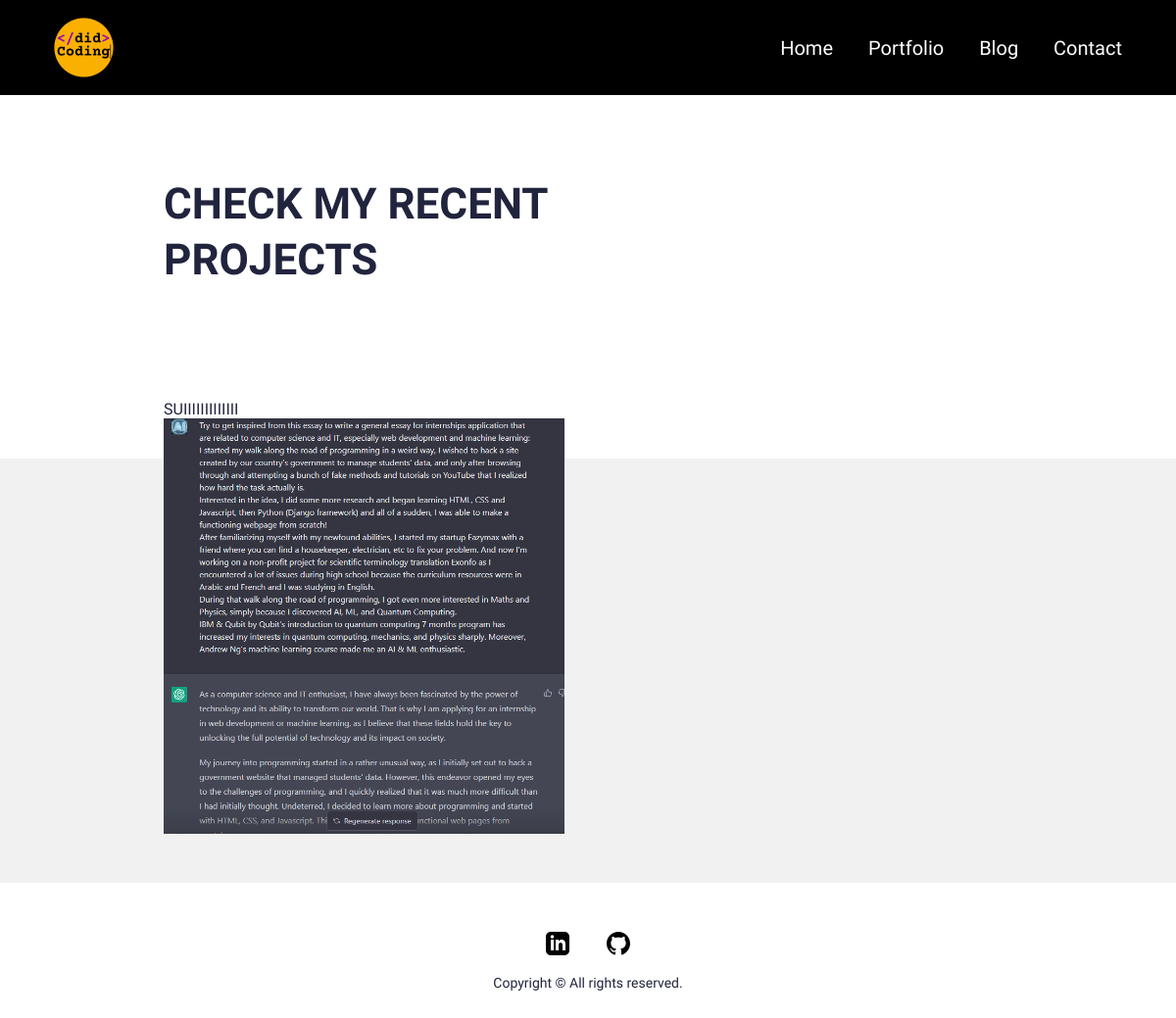
/portfolio/, run on an earlier commit of the app's database.
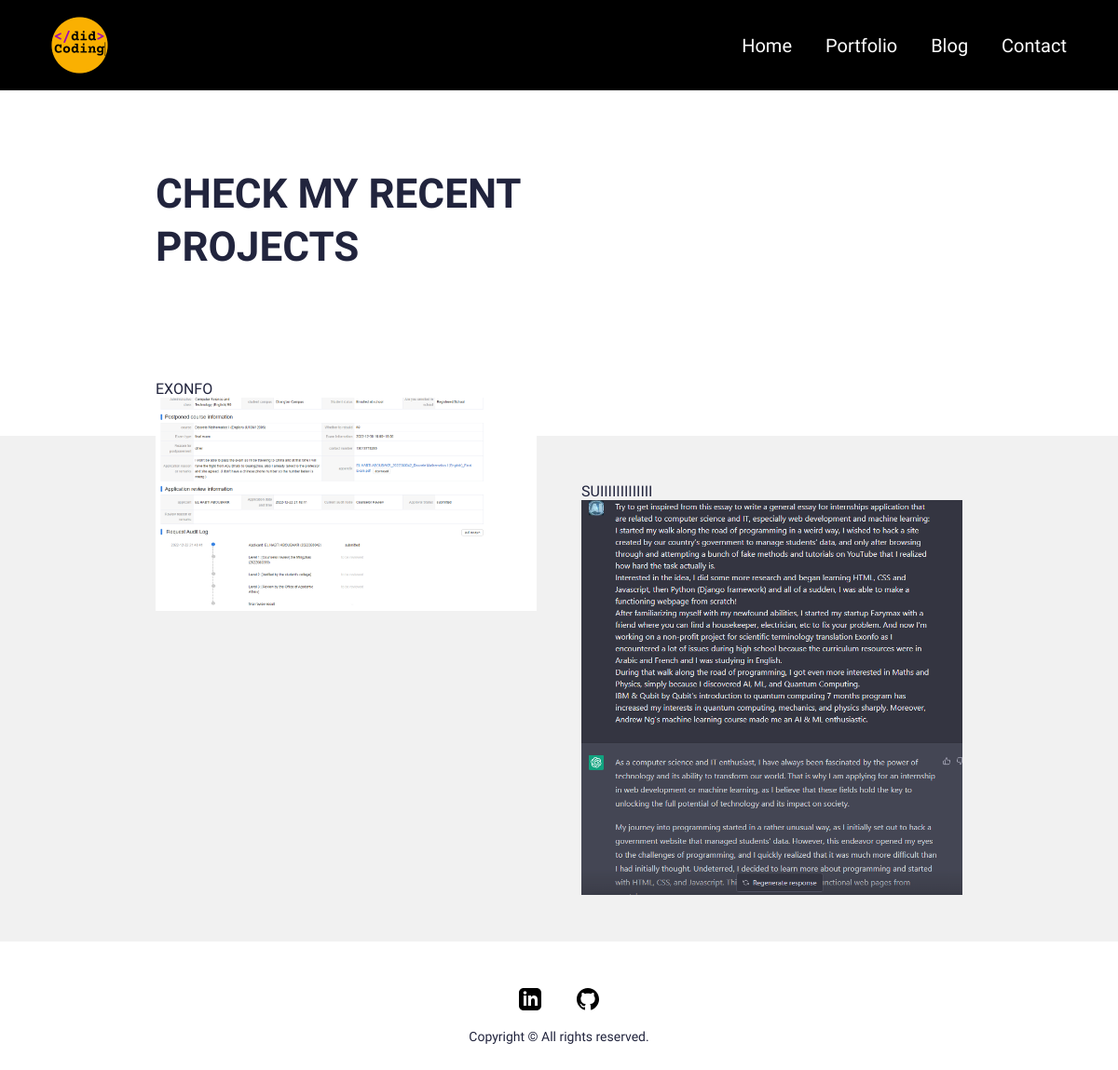
And on a later commit of the database.
### main/models.py (models this page shows, shortened)
class Portfolio(models.Model):
    class Meta:
        verbose_name_plural = 'Portfolio Profiles'
        verbose_name = 'Portfolio'
        ordering = ["name"]
    date = models.DateTimeField(blank=True, null=True)
    name = models.CharField(max_length=200, blank=True, null=True)
    description = models.CharField(max_length=500, blank=True, null=True)
    body = RichTextField(blank=True, null=True)
    image = models.ImageField(blank=True, null=True, upload_to="portfolio")
    slug = models.SlugField(null=True, blank=True)
    is_active = models.BooleanField(default=True)

### main/views.py (the view)
# urls.py: path('portfolio/', views.portfolio, name="portfolio"),
def portfolio(request):
	portfolios = Portfolio.objects.filter(is_active=True)
	context = {
		'portfolios': portfolios,
		'title': 'Portfolio',
	}
	return render(request,'portfolio.html',context)

### main/templates/portfolio.html (shortened to what this page needs)
{% extends 'base.html' %}
{% load static %}
{% block content %}
<section>
  <div class="innerPageBannerCol">
    <div class="container">
      <div class="row g-4 g-md-3  align-items-center">
        <div class="col-md-6">
          <div class="bannerContent">
            <h1 class="xlTitle pb-md-3">CHECK MY RECENT PROJECTS</h1>
          </div>
        </div>
      </div>
    </div>
  </div>
</section>
<section>
  <div class="lightBg">
    <div class="container">
      <div class="portfolioContentMain">
        <div class="row g-3 g-md-4 g-lg-5 portfolioRow">
          {% for portfolio in portfolios %}
          <div class="col-md-6 pColMain">
            <div class="pCol">
              <a href="{% url 'portfolio_detail' portfolio.id %}"> {{portfolio.name}} </a>
              <br>
              <img src="{{portfolio.image.url}}" alt="..." class="pImg">
            </div>
          </div>
          {% endfor %}
        </div>
      </div>
    </div>
  </div>
</section>
{% endblock%}

### main/templates/base.html (shortened to what this page needs)
{% load static %}
<!doctype html>
<html lang="en">
  <head>
    <link href="{% static 'css/bootstrap.min.css' %}" rel="stylesheet">
    <link rel="stylesheet" href="https://unpkg.com/swiper@7.0.5/swiper-bundle.min.css">
    <link href="{% static 'css/style.css' %}" rel="stylesheet">
  </head>
  <body>
    {% include 'partials/nav.html' %}
    {% block content %}
    {% endblock %}
    {% include 'partials/footer.html' %}
  </body>
</html>

### main/templates/partials/nav.html (shortened to what this page needs)
{% load static %}
<header>
    <div class="headerCol">
    <div class="container-fluid">
        <div class="row align-items-center">
        <div class="col-auto">
            <div class="logoCol"><a href="{%url 'home' %}"><img src="{% static 'images/logo.png' %}" alt="..."></a></div>
        </div>
        <div class="col">
            <div class="navCollapseCol">
            <div class="navCol">
                <ul>
                <li><a href="{%url 'home' %}">Home</a></li>
                <li><a href="{%url 'portfolio' %}">Portfolio</a></li>
                <li><a href="{% url 'blog' %}">Blog</a></li>
                <li><a href="{%url 'contact'%}">Contact</a></li>
                </ul>
            </div>
            </div>
        </div>
        </div>
    </div>
    </div>
</header>

### main/templates/partials/footer.html
{% load static %}
<footer>
    <div class="footerCol">
    <div class="container">
        <ul class="socialCol">
        <li><a href="https://github.com/Vazimax" target="_blank"><img src="{% static 'images/linkedin.svg' %}" alt="..."></a></li>
        <li><a href="https://github.com/Vazimax" target="_blank"><img src="{% static 'images/github.svg' %}" alt="..."></a></li>
        </ul>
        <div class="copyrightCol">
        <p>Copyright © All rights reserved.</p>
        </div>
    </div>
    </div>
</footer>

### static/css/style.css (style rules this page uses)
:root { --primaryColor: #9C07B6; --primaryDarkColor: #3D0048; --primaryHoverColor: #900AA8; --secondaryColor: #F9B000; --baseColor: #21243D; --baseFont: 'Heebo', sans-serif; --titleFont: 'Courier Prime', monospace; --regular: 400; --medium: 500; --bold: 700; --black: 900; --lightBg: #F1F1F1; }
html { scroll-behavior: smooth; }
body { font-family: var(--baseFont); color: var(--baseColor); line-height: normal; }
ul { margin: 0; padding: 0; list-style-type: none; }
img { max-width: 100%; }
a { color: inherit; }
a, .btn { -webkit-transition: all 300ms ease-in-out 0s; -o-transition: all 300ms ease-in-out 0s; transition: all 300ms ease-in-out 0s; text-decoration: none; }
.lightBg { background-color: var(--lightBg); }
.xlTitle { font-size: 44px; line-height: 1.3; font-weight: var(--bold); font-family: var(--titleFont) }
.headerCol { background-color: black; padding: 18px 0; -webkit-transition: all 300ms ease-in-out 0s; -o-transition: all 300ms ease-in-out 0s; transition: all 300ms ease-in-out 0s; position: fixed; z-index: 99; left: 0; right: 0; top: 0; }
.navCol { text-align: right; }
.navCol a { font-size: 20px; color: white; font-weight: var(--medium); display: inline-block; position: relative; }
.navCol li { display: inline-block; }
.navCol li + li { padding-left: 32px; }
.footerCol { padding: 50px 0; text-align: center; }
.socialCol li { display: inline-block; }
.socialCol li + li { padding-left: 35px; }
.socialCol img { max-width: 30px; max-height: 30px; -o-object-fit: contain; object-fit: contain; }
.copyrightCol { padding: 20px 0 0; font-size: 14px; }
.copyrightCol p { margin: 0; }
.innerPageBannerCol { padding: 180px 0 150px; }
.portfolioContentMain { position: relative; z-index: 1; padding: 50px 0 ; }
.pCol { height: 100%; }
.pImg { width: 100%; }
.portfolioRow .pColMain:nth-child(2n-1) .pCol { margin-top: -110px; }
@media (min-width:992px) { .container, .container-lg, .container-md, .container-sm, .container-xl, .container-xxl { max-width: 890px; } }
@media (min-width:992px) { .headerCol .container-fluid { padding-left: 30px; padding-right: 30px; } }
@media (min-width:1200px) { .headerCol .container-fluid { padding-left: 55px; padding-right: 55px; } }

What changed in the data, as far as the page shows it:
added Portfolio: name "EXONFO", image (picture)
